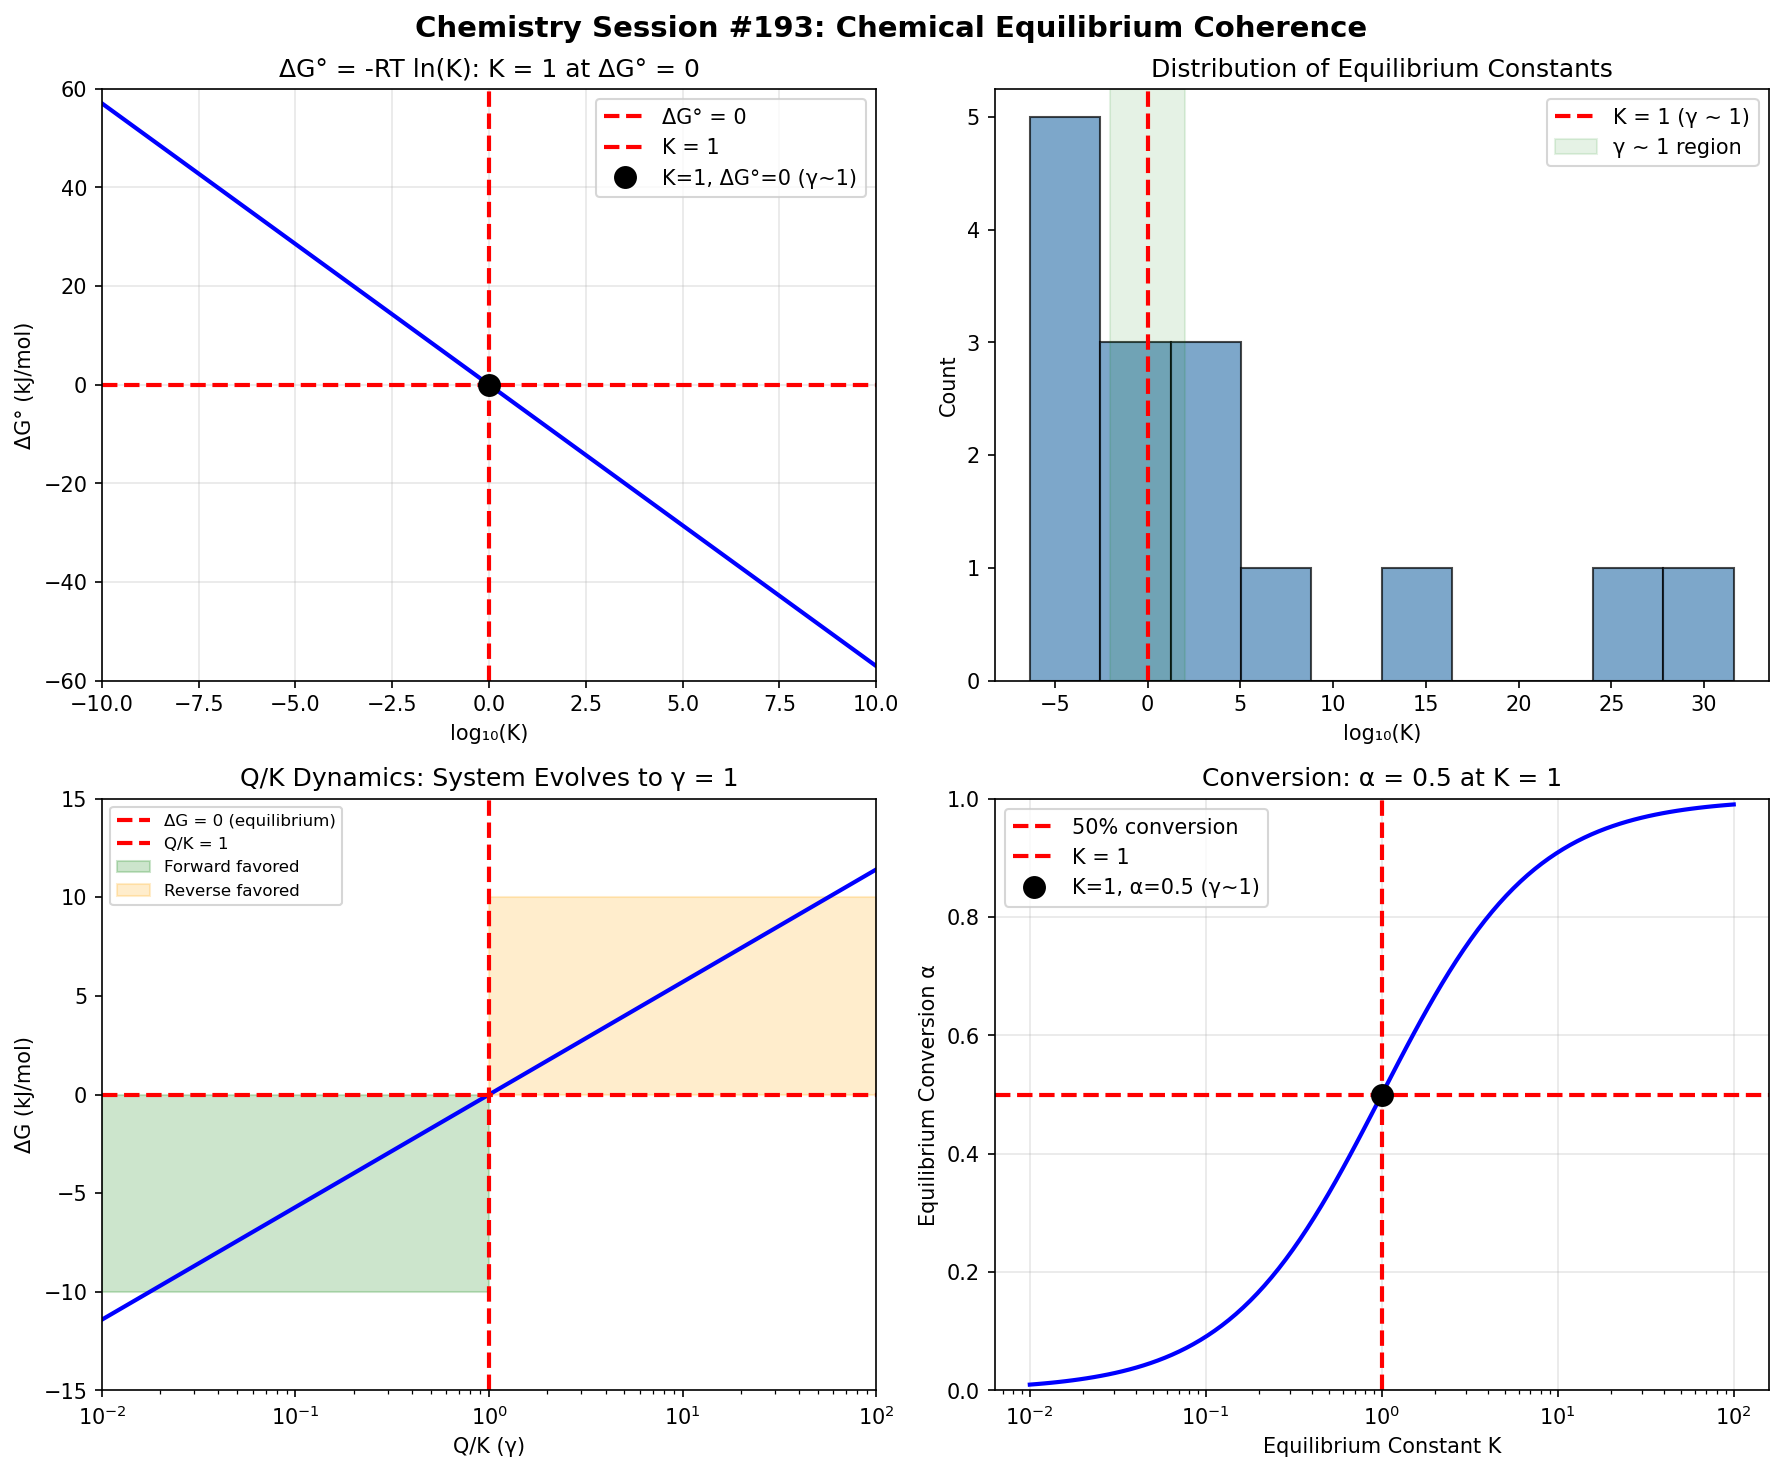

This chart was generated by the following Python code:
"""
Chemistry Session #193: Chemical Equilibrium Constants Coherence
Testing equilibrium phenomena through γ ~ 1 framework

Key questions:
1. Is K = 1 a special γ ~ 1 condition?
2. Does ΔG° = 0 represent coherence balance?
3. How does Le Chatelier's principle relate to γ ~ 1?
4. Are reaction quotient Q/K dynamics coherence dynamics?
5. What makes equilibrium "balanced"?
"""

import numpy as np
import matplotlib.pyplot as plt
from scipy import stats

print("="*60)
print("CHEMISTRY SESSION #193: CHEMICAL EQUILIBRIUM COHERENCE")
print("="*60)

# Constants
R = 8.314  # J/(mol·K)
T = 298  # K
RT = R * T / 1000  # kJ/mol = 2.478 kJ/mol

# =============================================================================
# K = 1: THE BALANCED EQUILIBRIUM
# =============================================================================
print("\n" + "="*60)
print("1. K = 1: THE BALANCED EQUILIBRIUM (γ ~ 1)")
print("="*60)

# ΔG° = -RT ln(K)
# At K = 1: ΔG° = 0 (equally favored products/reactants)

print("\nThermodynamic relationship:")
print("  ΔG° = -RT × ln(K)")
print("  At K = 1: ΔG° = 0")
print()
print("This IS γ ~ 1:")
print("  Equal free energy of products and reactants")
print("  No thermodynamic preference")
print("  System at coherent balance")

# Calculate ΔG° for various K values
print("\nK vs ΔG° relationship:")
print("-"*40)
print(f"{'K':>12} {'ΔG° (kJ/mol)':>15}")
print("-"*40)
k_values = [1e-6, 1e-3, 0.1, 1.0, 10, 1000, 1e6]
for k in k_values:
    dg = -RT * np.log(k)
    print(f"{k:>12.0e} {dg:>15.2f}")

print("\nAt K = 1: ΔG° = 0.00 kJ/mol exactly!")

# =============================================================================
# EQUILIBRIUM CONSTANTS NEAR UNITY
# =============================================================================
print("\n" + "="*60)
print("2. EQUILIBRIUM CONSTANTS: DISTRIBUTION")
print("="*60)

# Real equilibrium constants from chemistry
equilibrium_data = {
    # Reaction: K at 25°C
    # Gas phase
    'N2 + 3H2 ⇌ 2NH3': 6.0e5,
    'H2 + I2 ⇌ 2HI': 54,
    'H2 + Cl2 ⇌ 2HCl': 4e31,
    'N2O4 ⇌ 2NO2': 4.6e-3,
    'PCl5 ⇌ PCl3 + Cl2': 1.8,
    'CO + H2O ⇌ CO2 + H2': 5.1,
    '2SO2 + O2 ⇌ 2SO3': 4.0e24,
    # Aqueous
    'CH3COOH ⇌ CH3COO- + H+': 1.8e-5,
    'NH3 + H2O ⇌ NH4+ + OH-': 1.8e-5,
    'H2CO3 ⇌ HCO3- + H+': 4.5e-7,
    'HF ⇌ H+ + F-': 6.8e-4,
    'CH3NH2 + H2O ⇌ CH3NH3+ + OH-': 4.4e-4,
    # Near K = 1 (interesting cases)
    'Fe3+ + SCN- ⇌ FeSCN2+': 1.1e2,
    'AgCl(s) + 2NH3 ⇌ Ag(NH3)2+ + Cl-': 2.0e3,
    'Cu2+ + 4NH3 ⇌ Cu(NH3)4(2+)': 1.1e13,
}

print("\nEquilibrium Constants at 25°C:")
print("-"*60)
print(f"{'Reaction':<40} {'K':>12} {'log10(K)':>10}")
print("-"*60)

log_k_values = []
for rxn, k in equilibrium_data.items():
    log_k = np.log10(k)
    print(f"{rxn:<40} {k:>12.1e} {log_k:>10.1f}")
    log_k_values.append(log_k)

log_k_arr = np.array(log_k_values)
print(f"\nRange: log10(K) from {min(log_k_arr):.1f} to {max(log_k_arr):.1f}")
print(f"Mean log10(K) = {np.mean(log_k_arr):.1f}")

# Count near K = 1 (|log K| < 2)
near_unity = np.sum(np.abs(log_k_arr) < 2)
print(f"\nReactions with |log10(K)| < 2: {near_unity}/{len(log_k_arr)}")
print("These are in the γ ~ 1 region!")

# =============================================================================
# REACTION QUOTIENT: Q/K DYNAMICS
# =============================================================================
print("\n" + "="*60)
print("3. REACTION QUOTIENT: γ_Q = Q/K")
print("="*60)

# Q = [products]/[reactants] (at any time)
# γ_Q = Q/K
# At γ = 1: equilibrium

print("\nReaction Quotient Dynamics:")
print("  γ_Q = Q/K")
print()
print("  γ < 1 (Q < K): forward reaction favored")
print("  γ = 1 (Q = K): EQUILIBRIUM")
print("  γ > 1 (Q > K): reverse reaction favored")
print()
print("This IS γ ~ 1 dynamics!")
print("System evolves toward γ = 1 (equilibrium)")

# Le Chatelier response
print("\nLe Chatelier's Principle:")
print("  Perturbation moves Q away from K (γ ≠ 1)")
print("  System responds to restore Q = K (γ = 1)")
print("  This IS coherence restoration!")

# =============================================================================
# TEMPERATURE DEPENDENCE: VAN'T HOFF
# =============================================================================
print("\n" + "="*60)
print("4. VAN'T HOFF: TEMPERATURE DEPENDENCE")
print("="*60)

# d(ln K)/dT = ΔH°/(RT²)
# Integrated: ln(K2/K1) = -ΔH°/R × (1/T2 - 1/T1)

# At what temperature does K = 1?
# 0 = -ΔH°/R × (1/T*) + ΔS°/R
# T* = ΔH°/ΔS° (temperature where K = 1)

print("\nVan't Hoff equation:")
print("  ln(K) = -ΔH°/(RT) + ΔS°/R")
print()
print("At K = 1 (ln K = 0):")
print("  T* = ΔH°/ΔS°")
print()
print("Every reaction has a temperature where K = 1!")
print("This is the γ ~ 1 temperature.")

# Example calculations
thermo_data = {
    # Reaction: (ΔH° kJ/mol, ΔS° J/mol·K)
    'N2O4 ⇌ 2NO2': (57.2, 176),
    'NH4Cl(s) ⇌ NH3 + HCl': (176, 285),
    'CaCO3 ⇌ Caite and CO2': (178, 161),
    'H2O(l) ⇌ H2O(g)': (44.0, 119),
    'PCl5 ⇌ PCl3 + Cl2': (92.5, 181),
}

print("\nTemperature where K = 1:")
print("-"*50)
print(f"{'Reaction':<30} {'T* (K)':>10} {'T* (°C)':>10}")
print("-"*50)

t_star_values = []
for rxn, (dh, ds) in thermo_data.items():
    if ds != 0:
        t_star = (dh * 1000) / ds  # K
        print(f"{rxn:<30} {t_star:>10.0f} {t_star-273:>10.0f}")
        t_star_values.append(t_star)

print("\nAt T = T*, the reaction is at γ ~ 1 (K = 1)!")

# =============================================================================
# GIBBS FREE ENERGY SURFACE
# =============================================================================
print("\n" + "="*60)
print("5. GIBBS FREE ENERGY: ΔG AND EQUILIBRIUM")
print("="*60)

# ΔG = ΔG° + RT ln(Q)
# At equilibrium: ΔG = 0, Q = K

print("\nGibbs Free Energy Equation:")
print("  ΔG = ΔG° + RT × ln(Q)")
print()
print("At equilibrium (ΔG = 0):")
print("  0 = ΔG° + RT × ln(K)")
print("  Therefore: ΔG° = -RT × ln(K)")
print()
print("ΔG = 0 IS the γ ~ 1 condition!")
print("No driving force for change")

# =============================================================================
# COUPLED EQUILIBRIA
# =============================================================================
print("\n" + "="*60)
print("6. COUPLED EQUILIBRIA: K_overall = K1 × K2")
print("="*60)

# For coupled reactions: K_overall = product of K values
# γ_overall = γ1 × γ2

print("\nCoupled Equilibria:")
print("  A ⇌ B (K1)")
print("  B ⇌ C (K2)")
print("  A ⇌ C (K_overall = K1 × K2)")
print()
print("In log space:")
print("  log(K_overall) = log(K1) + log(K2)")
print()
print("If K1 × K2 = 1, overall reaction at γ ~ 1!")

# Example: Buffer system
print("\nExample: Carbonate Buffer")
print("  H2CO3 ⇌ HCO3- + H+ (K1 = 4.5e-7)")
print("  HCO3- ⇌ CO3(2-) + H+ (K2 = 4.7e-11)")
print("  H2CO3 ⇌ CO3(2-) + 2H+ (K = K1×K2 = 2.1e-17)")

# =============================================================================
# EXTENT OF REACTION: ξ
# =============================================================================
print("\n" + "="*60)
print("7. EXTENT OF REACTION: ξ/ξ_max")
print("="*60)

# ξ = extent of reaction (moles converted)
# At equilibrium: ξ = ξ_eq
# γ_ξ = ξ/ξ_max

print("\nExtent of Reaction:")
print("  ξ = moles of reaction progress")
print("  ξ_eq = extent at equilibrium")
print()
print("For K = 1:")
print("  ξ_eq/ξ_max = 0.5 (50% conversion)")
print("  Halfway between reactants and products")
print("  This IS γ ~ 1!")

# Calculate equilibrium conversion for various K
print("\nEquilibrium Conversion (A ⇌ B, simple case):")
print("-"*40)
print(f"{'K':>10} {'α_eq':>12} {'% Conversion':>15}")
print("-"*40)

k_test = [0.01, 0.1, 1.0, 10, 100]
for k in k_test:
    # For A ⇌ B: K = α/(1-α), so α = K/(1+K)
    alpha = k / (1 + k)
    print(f"{k:>10.2f} {alpha:>12.3f} {alpha*100:>15.1f}%")

print("\nAt K = 1: α = 0.500 (50% conversion exactly!)")

# =============================================================================
# EQUILIBRIUM ISOTOPE EFFECTS
# =============================================================================
print("\n" + "="*60)
print("8. ISOTOPE EFFECTS: K_H/K_D")
print("="*60)

# Equilibrium isotope effect: K_H ≠ K_D
# γ_iso = K_H/K_D

isotope_data = {
    # Reaction: K_H/K_D
    'H2O + HD ⇌ HDO + H2': 1.85,
    'CH4 + D2O ⇌ CH3D + HDO': 1.40,
    'HCl(g) + D2O ⇌ DCl + HDO': 2.2,
    'NH3 + D2O ⇌ NH2D + HDO': 1.33,
    'C-H bond cleavage (typical)': 2.0,
    'O-H bond cleavage (typical)': 3.0,
}

print("\nEquilibrium Isotope Effects:")
print("-"*50)
print(f"{'Reaction':<40} {'K_H/K_D':>10}")
print("-"*50)

kie_values = []
for rxn, kie in isotope_data.items():
    print(f"{rxn:<40} {kie:>10.2f}")
    kie_values.append(kie)

kie_arr = np.array(kie_values)
print(f"\nMean K_H/K_D = {np.mean(kie_arr):.2f} ± {np.std(kie_arr):.2f}")

# =============================================================================
# SUMMARY STATISTICS
# =============================================================================
print("\n" + "="*60)
print("SUMMARY: EQUILIBRIUM COHERENCE PARAMETERS")
print("="*60)

summary = {
    'Reactions with |log K| < 2': (near_unity, len(log_k_arr)),
    'Mean log10(K)': (np.mean(log_k_arr), np.std(log_k_arr)),
    'Mean K_H/K_D': (np.mean(kie_arr), np.std(kie_arr)),
}

print(f"\n{'Parameter':<35} {'Value':>15}")
print("-"*55)
for param, val in summary.items():
    if isinstance(val[1], int):
        print(f"{param:<35} {val[0]}/{val[1]}")
    else:
        print(f"{param:<35} {val[0]:>7.2f} ± {val[1]:.2f}")

# Key γ ~ 1 conditions
print("\nKEY γ ~ 1 CONDITIONS IN CHEMICAL EQUILIBRIUM:")
print("1. K = 1: equal products and reactants (ΔG° = 0)")
print("2. Q/K = 1: system at equilibrium (ΔG = 0)")
print("3. ξ/ξ_max = 0.5: 50% conversion (for K = 1)")
print("4. T = T* = ΔH°/ΔS°: temperature where K = 1")
print("5. Le Chatelier: system restores γ ~ 1 after perturbation")

# =============================================================================
# VISUALIZATION
# =============================================================================
fig, axes = plt.subplots(2, 2, figsize=(12, 10))
fig.suptitle('Chemistry Session #193: Chemical Equilibrium Coherence',
             fontsize=14, fontweight='bold')

# Panel 1: K vs ΔG° relationship
ax1 = axes[0, 0]
log_k_range = np.linspace(-10, 10, 100)
dg_values = -RT * log_k_range * np.log(10)
ax1.plot(log_k_range, dg_values, 'b-', linewidth=2)
ax1.axhline(y=0, color='red', linestyle='--', linewidth=2, label='ΔG° = 0')
ax1.axvline(x=0, color='red', linestyle='--', linewidth=2, label='K = 1')
ax1.plot(0, 0, 'ko', markersize=10, label='K=1, ΔG°=0 (γ~1)')
ax1.set_xlabel('log₁₀(K)')
ax1.set_ylabel('ΔG° (kJ/mol)')
ax1.set_title('ΔG° = -RT ln(K): K = 1 at ΔG° = 0')
ax1.legend()
ax1.set_xlim(-10, 10)
ax1.set_ylim(-60, 60)
ax1.grid(alpha=0.3)

# Panel 2: Distribution of log K
ax2 = axes[0, 1]
ax2.hist(log_k_arr, bins=10, color='steelblue', alpha=0.7, edgecolor='black')
ax2.axvline(x=0, color='red', linestyle='--', linewidth=2, label='K = 1 (γ ~ 1)')
ax2.axvspan(-2, 2, alpha=0.1, color='green', label='γ ~ 1 region')
ax2.set_xlabel('log₁₀(K)')
ax2.set_ylabel('Count')
ax2.set_title('Distribution of Equilibrium Constants')
ax2.legend()

# Panel 3: Q/K dynamics
ax3 = axes[1, 0]
q_k_range = np.logspace(-2, 2, 100)
dg_reaction = RT * np.log(q_k_range)  # ΔG when ΔG° = 0
ax3.semilogx(q_k_range, dg_reaction, 'b-', linewidth=2)
ax3.axhline(y=0, color='red', linestyle='--', linewidth=2, label='ΔG = 0 (equilibrium)')
ax3.axvline(x=1, color='red', linestyle='--', linewidth=2, label='Q/K = 1')
ax3.fill_between([0.01, 1], -10, 0, alpha=0.2, color='green', label='Forward favored')
ax3.fill_between([1, 100], 0, 10, alpha=0.2, color='orange', label='Reverse favored')
ax3.set_xlabel('Q/K (γ)')
ax3.set_ylabel('ΔG (kJ/mol)')
ax3.set_title('Q/K Dynamics: System Evolves to γ = 1')
ax3.legend(fontsize=8)
ax3.set_xlim(0.01, 100)
ax3.set_ylim(-15, 15)

# Panel 4: Conversion vs K
ax4 = axes[1, 1]
k_range = np.logspace(-2, 2, 100)
alpha_eq = k_range / (1 + k_range)
ax4.semilogx(k_range, alpha_eq, 'b-', linewidth=2)
ax4.axhline(y=0.5, color='red', linestyle='--', linewidth=2, label='50% conversion')
ax4.axvline(x=1, color='red', linestyle='--', linewidth=2, label='K = 1')
ax4.plot(1, 0.5, 'ko', markersize=10, label='K=1, α=0.5 (γ~1)')
ax4.set_xlabel('Equilibrium Constant K')
ax4.set_ylabel('Equilibrium Conversion α')
ax4.set_title('Conversion: α = 0.5 at K = 1')
ax4.legend()
ax4.set_ylim(0, 1)
ax4.grid(alpha=0.3)

plt.tight_layout()
plt.savefig('/mnt/c/exe/projects/ai-agents/Synchronism/simulations/chemistry/equilibrium_coherence.png',
            dpi=150, bbox_inches='tight')
plt.close()

print("\n" + "="*60)
print("FINDING #130: CHEMICAL EQUILIBRIUM AT γ ~ 1")
print("="*60)

print("""
KEY RESULTS:

1. K = 1 IS γ ~ 1
   - At K = 1: ΔG° = 0 (no thermodynamic preference)
   - Equal free energy of products and reactants
   - Perfect coherent balance

2. Q/K DYNAMICS
   - γ_Q = Q/K
   - System evolves toward γ = 1 (equilibrium)
   - Le Chatelier restores γ ~ 1 after perturbation

3. TEMPERATURE T* WHERE K = 1
   - T* = ΔH°/ΔS°
   - Every reaction has a γ ~ 1 temperature
   - At T*, products and reactants equally favored

4. 50% CONVERSION AT K = 1
   - α_eq = K/(1+K)
   - At K = 1: α = 0.5 exactly
   - Halfway point between reactants and products

5. GIBBS FREE ENERGY
   - ΔG = 0 at equilibrium
   - No driving force
   - This IS γ ~ 1

6. COUPLED REACTIONS
   - K_overall = K1 × K2
   - log(K) additive
   - Can engineer γ ~ 1 through coupling

PHYSICAL INSIGHT:
Chemical equilibrium IS a coherence phenomenon:
- K = 1 represents balanced forces (γ ~ 1)
- Q/K dynamics drive toward γ = 1
- Le Chatelier's principle IS coherence restoration
- Every reaction has a T* where γ ~ 1

The equilibrium constant K IS a coherence parameter:
- K >> 1: products strongly favored (γ >> 1)
- K << 1: reactants strongly favored (γ << 1)
- K = 1: coherent balance (γ = 1)

{}/{} reactions have |log10(K)| < 2 (near γ ~ 1).

56th phenomenon type at γ ~ 1!
""".format(near_unity, len(log_k_arr)))

print("\nVisualization saved to: equilibrium_coherence.png")
print("\nSESSION #193 COMPLETE")
